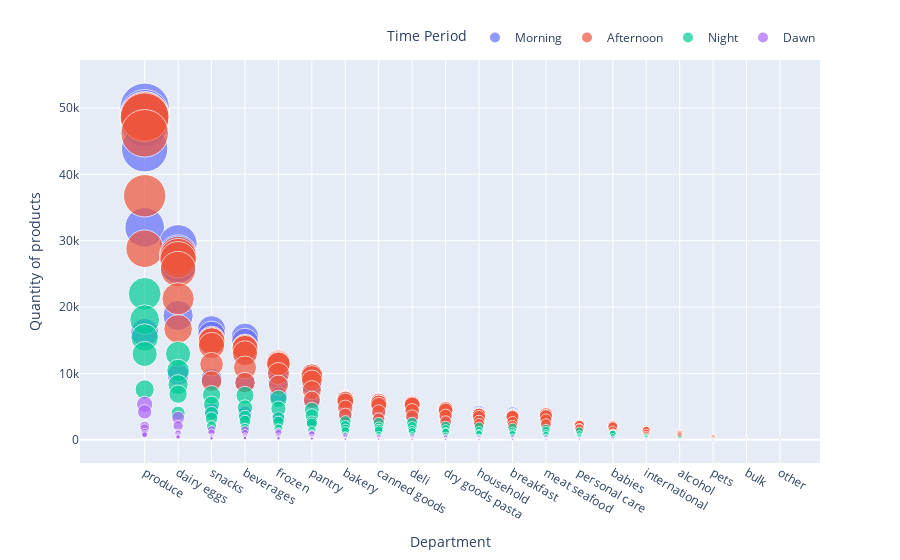

The cell this chart's notebook holds for it:
### Code cell
import plotly.express as px
fig = px.scatter(Q2, x="Department", y="Quantity of products", color='Time Period', size="Quantity of products", size_max=35)
fig.update_layout(legend=dict(orientation="h",yanchor="bottom",y=1.02,xanchor="right",x=1))
fig.show()
pio.write_image(fig, 'Department Vs time period.png', format="png", scale=15, width=1000, height=800)

### Figure 1 — Plotly figure (JSON) as saved in the notebook; plotly's stock layout.template omitted (floating-point values rounded to 4 significant figures; data arrays with more than 128 entries replaced by an {"elided": "..."} marker saying what was removed)
{"data": [{"hovertemplate": "Time Period=Morning<br>Department=%{x}<br>Quantity of products=%{marker.size}<extra></extra>", "legendgroup": "Morning", "marker": {"color": "#636efa", "size": [50017, 49072, 47799, 43847, 32002, 29552, 28093, 26460, 26234, 18717, 16571, 16177, 15796, 15522, 14788, 14757, 14709, 13369, 13306, 11557, 10984, 10793, 9961, 9931, 9887, 9835, 9200, 8817, 8677, 8075, 6615, 6116, 6083, 6048, 5773, 5726, 5699, 5640, 5573, 5531, 5490, 5237, 4682, 4521, 4513, 4477, 4377, 4339, 4131, 4030, 3948, 3932, 3932, 3823, 3746, 3709, 3682, 3661, 3636, 3528, 3520, 3488, 3357, 3309, 3281, 3070, 2900, 2660, 2585, 2517, 2400, 2367, 2335, 2265, 2113, 2068, 2022, 1978, 1877, 1875, 1855, 1687, 1615, 1472, 1447, 1429, 1409, 1406, 1397, 1319, 1153, 1129, 992, 859, 825, 757, 752, 751, 571, 546, 477, 471, 379, 374, 321, 294, 209, 200, 180, 172, 172, 164, 164, 142, 129, 125, 111, 105, 54, 48], "sizemode": "area", "sizeref": 40.83, "symbol": "circle"}, "mode": "markers", "name": "Morning", "orientation": "v", "showlegend": true, "type": "scatter", "x": ["produce", "produce", "produce", "produce", "produce", "dairy eggs", "dairy eggs", "dairy eggs", "dairy eggs", "dairy eggs", "snacks", "produce", "snacks", "beverages", "beverages", "snacks", "snacks", "beverages", "beverages", "frozen", "frozen", "frozen", "pantry", "pantry", "pantry", "dairy eggs", "snacks", "frozen", "beverages", "pantry", "frozen", "bakery", "bakery", "bakery", "pantry", "canned goods", "canned goods", "canned goods", "deli", "deli", "bakery", "deli", "deli", "dry goods pasta", "dry goods pasta", "canned goods", "snacks", "dry goods pasta", "household", "beverages", "household", "bakery", "breakfast", "household", "breakfast", "meat seafood", "meat seafood", "breakfast", "meat seafood", "dry goods pasta", "frozen", "breakfast", "household", "deli", "canned goods", "meat seafood", "pantry", "dry goods pasta", "breakfast", "household", "personal care", "personal care", "meat seafood", "personal care", "bakery", "babies", "babies", "personal care", "babies", "babies", "babies", "canned goods", "deli", "personal care", "dry goods pasta", "international", "international", "international", "breakfast", "household", "international", "meat seafood", "babies", "alcohol", "alcohol", "alcohol", "personal care", "international", "alcohol", "pets", "pets", "pets", "pets", "international", "alcohol", "pets", "bulk", "other", "other", "other", "bulk", "other", "bulk", "bulk", "alcohol", "pets", "other", "bulk", "other", "bulk"], "xaxis": "x", "y": [50017, 49072, 47799, 43847, 32002, 29552, 28093, 26460, 26234, 18717, 16571, 16177, 15796, 15522, 14788, 14757, 14709, 13369, 13306, 11557, 10984, 10793, 9961, 9931, 9887, 9835, 9200, 8817, 8677, 8075, 6615, 6116, 6083, 6048, 5773, 5726, 5699, 5640, 5573, 5531, 5490, 5237, 4682, 4521, 4513, 4477, 4377, 4339, 4131, 4030, 3948, 3932, 3932, 3823, 3746, 3709, 3682, 3661, 3636, 3528, 3520, 3488, 3357, 3309, 3281, 3070, 2900, 2660, 2585, 2517, 2400, 2367, 2335, 2265, 2113, 2068, 2022, 1978, 1877, 1875, 1855, 1687, 1615, 1472, 1447, 1429, 1409, 1406, 1397, 1319, 1153, 1129, 992, 859, 825, 757, 752, 751, 571, 546, 477, 471, 379, 374, 321, 294, 209, 200, 180, 172, 172, 164, 164, 142, 129, 125, 111, 105, 54, 48], "yaxis": "y"}, {"hovertemplate": "Time Period=Afternoon<br>Department=%{x}<br>Quantity of products=%{marker.size}<extra></extra>", "legendgroup": "Afternoon", "marker": {"color": "#EF553B", "size": [48794, 48735, 48584, 46178, 36772, 28793, 27884, 27574, 27134, 25718, 21257, 16715, 15074, 14939, 14855, 14206, 13961, 13901, 13779, 13026, 11769, 11608, 11503, 11435, 11392, 10900, 9990, 9791, 9782, 9554, 8938, 8848, 8617, 8244, 7484, 6091, 6086, 6045, 6000, 5778, 5774, 5536, 5517, 5472, 5398, 5349, 5231, 5196, 4825, 4665, 4644, 4598, 4412, 4366, 4195, 3860, 3849, 3793, 3771, 3759, 3748, 3625, 3624, 3563, 3557, 3547, 3525, 3496, 3449, 3449, 3120, 2990, 2828, 2747, 2659, 2402, 2370, 2304, 2245, 2197, 2168, 2162, 2155, 2127, 1982, 1967, 1778, 1682, 1483, 1452, 1449, 1418, 1394, 1113, 1075, 963, 958, 938, 822, 811, 743, 571, 551, 504, 492, 462, 436, 402, 218, 195, 190, 173, 166, 166, 163, 158, 137, 137, 123, 103], "sizemode": "area", "sizeref": 40.83, "symbol": "circle"}, "mode": "markers", "name": "Afternoon", "orientation": "v", "showlegend": true, "type": "scatter", "x": ["produce", "produce", "produce", "produce", "produce", "produce", "dairy eggs", "dairy eggs", "dairy eggs", "dairy eggs", "dairy eggs", "dairy eggs", "snacks", "snacks", "snacks", "snacks", "beverages", "beverages", "beverages", "beverages", "frozen", "frozen", "frozen", "frozen", "snacks", "beverages", "frozen", "pantry", "pantry", "pantry", "pantry", "snacks", "beverages", "frozen", "pantry", "bakery", "bakery", "pantry", "bakery", "bakery", "canned goods", "canned goods", "canned goods", "deli", "deli", "deli", "deli", "canned goods", "bakery", "dry goods pasta", "dry goods pasta", "dry goods pasta", "dry goods pasta", "deli", "canned goods", "meat seafood", "household", "meat seafood", "household", "bakery", "household", "dry goods pasta", "breakfast", "meat seafood", "meat seafood", "breakfast", "deli", "breakfast", "breakfast", "household", "canned goods", "meat seafood", "household", "dry goods pasta", "breakfast", "household", "meat seafood", "personal care", "personal care", "personal care", "breakfast", "babies", "personal care", "babies", "babies", "babies", "personal care", "personal care", "international", "babies", "international", "international", "international", "babies", "international", "alcohol", "alcohol", "alcohol", "international", "alcohol", "alcohol", "alcohol", "pets", "pets", "pets", "pets", "pets", "pets", "other", "bulk", "bulk", "other", "other", "other", "bulk", "bulk", "bulk", "other", "other", "bulk"], "xaxis": "x", "y": [48794, 48735, 48584, 46178, 36772, 28793, 27884, 27574, 27134, 25718, 21257, 16715, 15074, 14939, 14855, 14206, 13961, 13901, 13779, 13026, 11769, 11608, 11503, 11435, 11392, 10900, 9990, 9791, 9782, 9554, 8938, 8848, 8617, 8244, 7484, 6091, 6086, 6045, 6000, 5778, 5774, 5536, 5517, 5472, 5398, 5349, 5231, 5196, 4825, 4665, 4644, 4598, 4412, 4366, 4195, 3860, 3849, 3793, 3771, 3759, 3748, 3625, 3624, 3563, 3557, 3547, 3525, 3496, 3449, 3449, 3120, 2990, 2828, 2747, 2659, 2402, 2370, 2304, 2245, 2197, 2168, 2162, 2155, 2127, 1982, 1967, 1778, 1682, 1483, 1452, 1449, 1418, 1394, 1113, 1075, 963, 958, 938, 822, 811, 743, 571, 551, 504, 492, 462, 436, 402, 218, 195, 190, 173, 166, 166, 163, 158, 137, 137, 123, 103], "yaxis": "y"}, {"hovertemplate": "Time Period=Night<br>Department=%{x}<br>Quantity of products=%{marker.size}<extra></extra>", "legendgroup": "Night", "marker": {"color": "#00cc96", "size": [21998, 18103, 15413, 12961, 12937, 10443, 8309, 7585, 6887, 6802, 6704, 6174, 5368, 4868, 4708, 4544, 4028, 3982, 3681, 3462, 3287, 3248, 2829, 2768, 2740, 2703, 2554, 2545, 2467, 2126, 2106, 2049, 2014, 1960, 1946, 1815, 1784, 1705, 1684, 1667, 1662, 1623, 1517, 1444, 1444, 1400, 1378, 1350, 1327, 1321, 1270, 1268, 1189, 1076, 1050, 1018, 1010, 974, 949, 926, 909, 888, 812, 805, 785, 762, 718, 633, 621, 569, 531, 522, 519, 517, 506, 396, 394, 346, 338, 284, 258, 215, 203, 166, 118, 109, 93, 90, 77, 71, 67, 66, 57, 57, 55, 51, 47, 45, 29, 25], "sizemode": "area", "sizeref": 40.83, "symbol": "circle"}, "mode": "markers", "name": "Night", "orientation": "v", "showlegend": true, "type": "scatter", "x": ["produce", "produce", "produce", "dairy eggs", "produce", "dairy eggs", "dairy eggs", "produce", "dairy eggs", "snacks", "beverages", "frozen", "snacks", "beverages", "frozen", "pantry", "dairy eggs", "snacks", "pantry", "beverages", "frozen", "snacks", "beverages", "bakery", "pantry", "frozen", "deli", "canned goods", "pantry", "bakery", "snacks", "dry goods pasta", "deli", "canned goods", "household", "breakfast", "beverages", "frozen", "bakery", "canned goods", "meat seafood", "dry goods pasta", "deli", "pantry", "canned goods", "household", "meat seafood", "bakery", "breakfast", "personal care", "deli", "dry goods pasta", "dry goods pasta", "breakfast", "household", "meat seafood", "babies", "babies", "babies", "household", "personal care", "breakfast", "meat seafood", "canned goods", "deli", "bakery", "dry goods pasta", "international", "personal care", "babies", "breakfast", "personal care", "international", "household", "meat seafood", "alcohol", "international", "international", "personal care", "babies", "pets", "alcohol", "international", "pets", "other", "alcohol", "alcohol", "pets", "bulk", "pets", "other", "bulk", "bulk", "alcohol", "bulk", "pets", "other", "other", "bulk", "other"], "xaxis": "x", "y": [21998, 18103, 15413, 12961, 12937, 10443, 8309, 7585, 6887, 6802, 6704, 6174, 5368, 4868, 4708, 4544, 4028, 3982, 3681, 3462, 3287, 3248, 2829, 2768, 2740, 2703, 2554, 2545, 2467, 2126, 2106, 2049, 2014, 1960, 1946, 1815, 1784, 1705, 1684, 1667, 1662, 1623, 1517, 1444, 1444, 1400, 1378, 1350, 1327, 1321, 1270, 1268, 1189, 1076, 1050, 1018, 1010, 974, 949, 926, 909, 888, 812, 805, 785, 762, 718, 633, 621, 569, 531, 522, 519, 517, 506, 396, 394, 346, 338, 284, 258, 215, 203, 166, 118, 109, 93, 90, 77, 71, 67, 66, 57, 57, 55, 51, 47, 45, 29, 25], "yaxis": "y"}, {"hovertemplate": "Time Period=Dawn<br>Department=%{x}<br>Quantity of products=%{marker.size}<extra></extra>", "legendgroup": "Dawn", "marker": {"color": "#ab63fa", "size": {"elided": "140 int values"}, "sizemode": "area", "sizeref": 40.83, "symbol": "circle"}, "mode": "markers", "name": "Dawn", "orientation": "v", "showlegend": true, "type": "scatter", "x": {"elided": "140 str values"}, "xaxis": "x", "y": {"elided": "140 int values"}, "yaxis": "y"}], "layout": {"legend": {"itemsizing": "constant", "orientation": "h", "title": {"text": "Time Period"}, "tracegroupgap": 0, "x": 1, "xanchor": "right", "y": 1.02, "yanchor": "bottom"}, "margin": {"t": 60}, "xaxis": {"anchor": "y", "domain": [0, 1], "title": {"text": "Department"}}, "yaxis": {"anchor": "x", "domain": [0, 1], "title": {"text": "Quantity of products"}}}}
